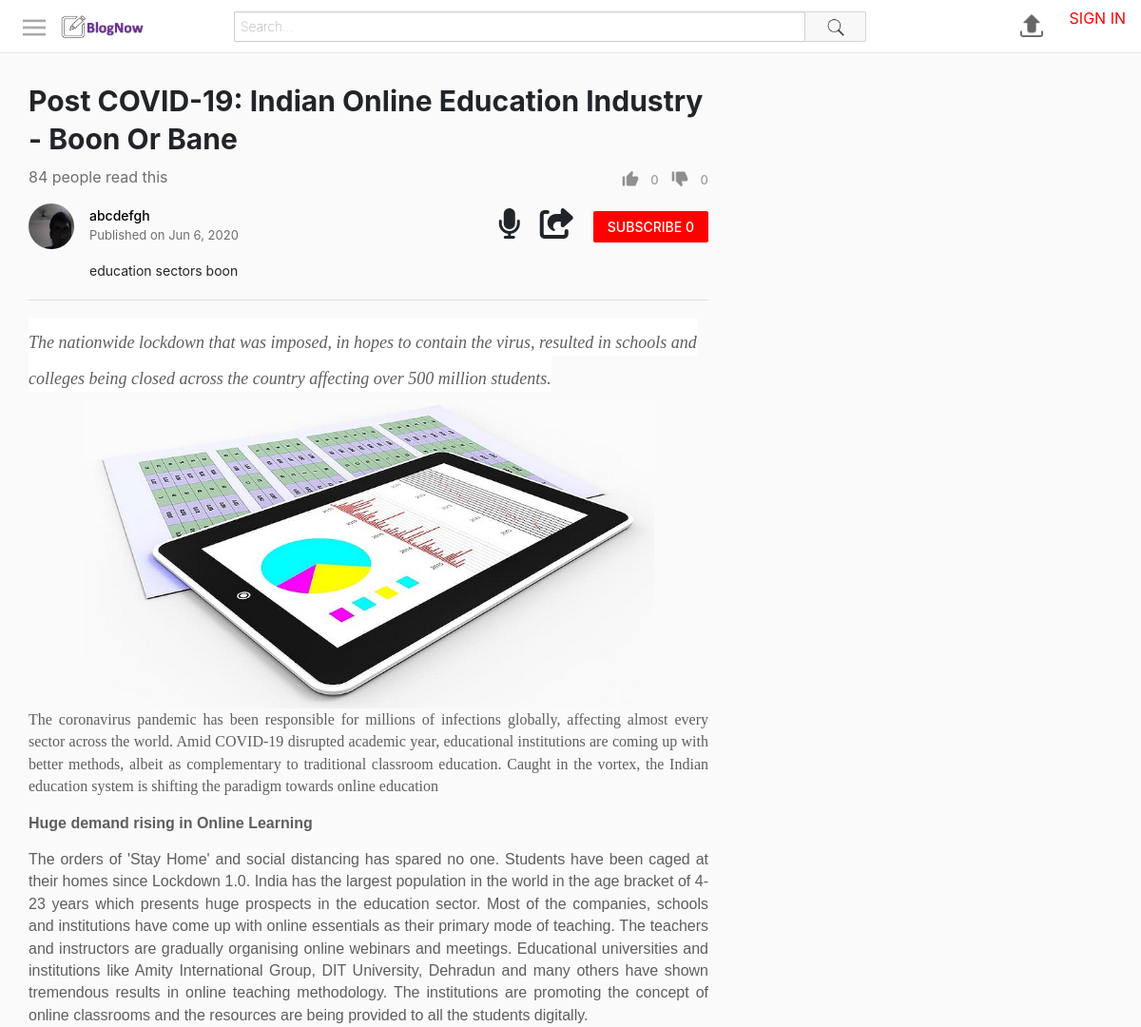
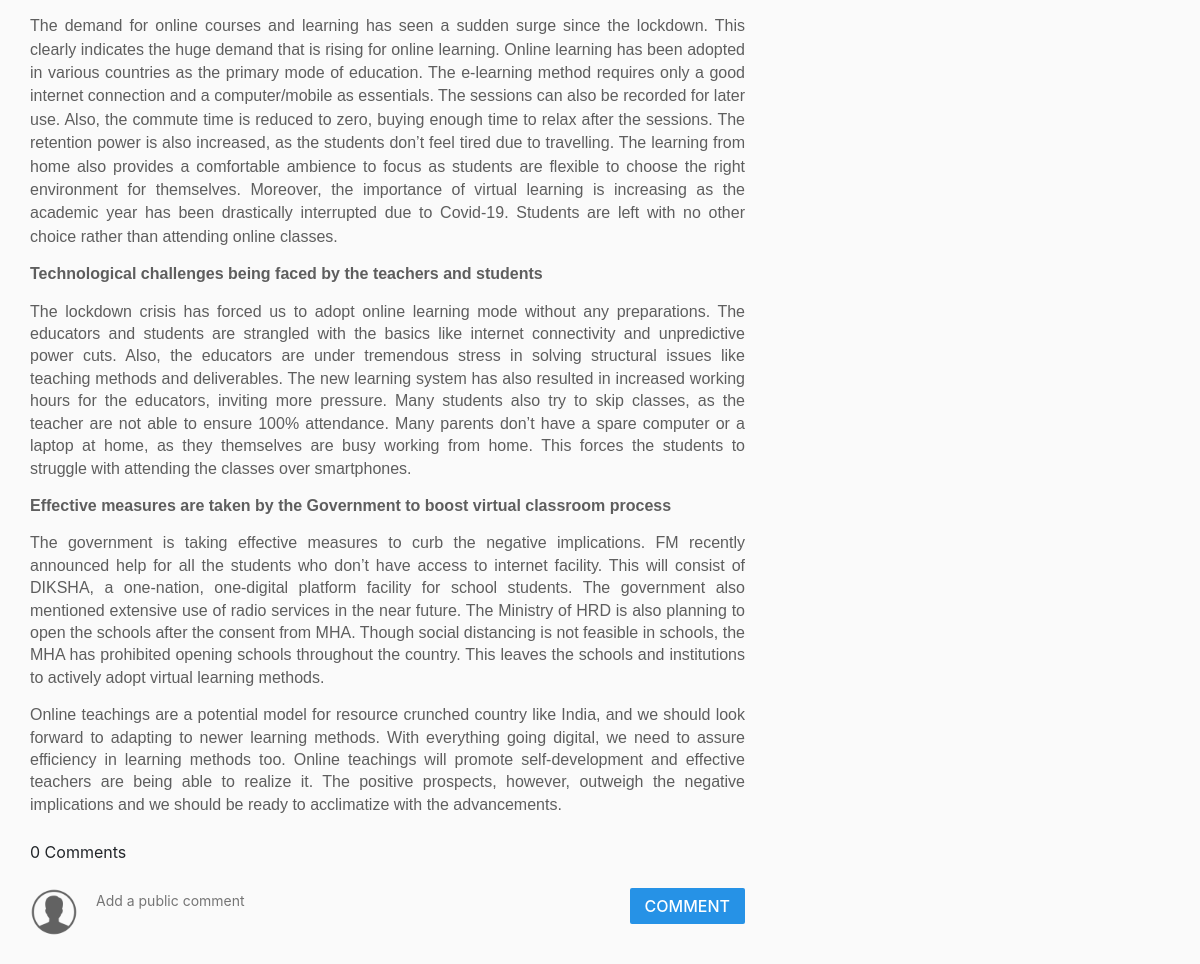
Screenshot of /read.php?id=171 with the database file from the repository (2 pictures, top to bottom).
### tables this page shows
CREATE TABLE `articles` (
  `id` int(11) NOT NULL,
  `uploadedBy` varchar(50) NOT NULL,
  `title` varchar(70) NOT NULL,
  `description` varchar(1000) NOT NULL,
  `privacy` int(11) NOT NULL,
  `category` int(11) NOT NULL,
  `uploadDate` datetime NOT NULL DEFAULT current_timestamp(),
  `views` int(11) NOT NULL,
  `length` varchar(10) NOT NULL,
  `content` varchar(10000) NOT NULL
);

CREATE TABLE `users` (
  `id` int(11) NOT NULL,
  `firstName` varchar(25) NOT NULL,
  `lastName` varchar(25) NOT NULL,
  `username` varchar(25) NOT NULL,
  `email` varchar(100) NOT NULL,
  `password` varchar(255) NOT NULL,
  `signUpDate` datetime NOT NULL DEFAULT current_timestamp(),
  `profilePic` varchar(255) NOT NULL,
  `statusPaused` int(11) NOT NULL DEFAULT 0,
  `statusPaused2` int(11) NOT NULL DEFAULT 0
);

### includes/classes/User.php (called while the page is built, shortened)
<?php
class User{
    private $con, $sqlData, $username;
    public function __construct($con, $username) {
        $this->con=$con;
        $query=$this->con->prepare("SELECT * FROM users WHERE username = :un");
        $query->bindParam(":un", $username);
        $query->execute();
        $this->sqlData=$query->fetch(PDO::FETCH_ASSOC);
        $this->username=$username;
    }
    public static function isLoggedIn() {
        return isset($_SESSION["userLoggedIn"]);
    }
    public function getUsername() {
        return $this->username;
    }
    public function getProfilePic() {
        if($this->sqlData)
            return $this->sqlData["profilePic"];
        else
            return "assets/images/profilePictures/default.png";
    }
    public function isSubscribedTo($userTo) {
        $query=$this->con->prepare("SELECT * FROM subscribers WHERE userTo=:userTo and userFrom=:userFrom");
        $query->bindParam(":userTo", $userTo);
        $query->bindParam(":userFrom", $username);
        $username = $this->getUsername();
        $query->execute();
        return $query->rowCount() > 0;
    }
    public function getSubscriberCount() {
        $query=$this->con->prepare("SELECT * FROM subscribers WHERE userTo=:userTo");
        $query->bindParam(":userTo", $username);
        $query->execute();
        return $query->rowCount();
    }
}
?>

### includes/classes/Article.php (called while the page is built, shortened)
<?php
class Article{
    private $con, $sqlData, $userLoggedInObj;
    public function __construct($con, $input, $userLoggedInObj) {
        $this->con=$con;
        $this->userLoggedInObj=$userLoggedInObj;
        if(is_array($input)){
            $this->sqlData=$input;
        }
        else{
            $query=$this->con->prepare("SELECT * FROM articles WHERE id = :id");
            $query->bindParam(":id", $input);
            $query->execute();
            $this->sqlData=$query->fetch(PDO::FETCH_ASSOC);
        }
    }
    public function getId() {
        return $this->sqlData["id"];
    }
    public function getUploadedBy() {
        return $this->sqlData["uploadedBy"];
    }
    public function getTitle() {
        return $this->sqlData["title"];
    }
    public function getDescription() {
        return $this->sqlData["description"];
    }
    public function getContent() {
        return $this->sqlData["content"];
    }
    public function getUploadDate() {
        $date=$this->sqlData["uploadDate"];
        return date("M j, Y", strtotime($date));
    }
    public function getViews() {
        return $this->sqlData["views"];
    }
    public function incrementViews() {
        $articleId=$this->getId();
        $this->sqlData["views"]=$this->sqlData["views"]+1;
    }
        public function getLikes() {
        $query=$this->con->prepare("SELECT count(*) as'count' FROM likes WHERE articleId=:articleId");
        $query->bindParam(":articleId", $articleId);
        $query->execute();
        $data=$query->fetch(PDO::FETCH_ASSOC);
        return $data["count"];
        }
        public function getDislikes() {
            $query=$this->con->prepare("SELECT count(*) as'count' FROM dislikes WHERE articleId=:articleId");
            $query->bindParam(":articleId", $articleId);
            $query->execute();
            $data=$query->fetch(PDO::FETCH_ASSOC);
            return $data["count"];
            }
            public function wasLikedBy() {
                $query=$this->con->prepare("SELECT * FROM likes WHERE username=:username and articleId=:articleId");
                $query->bindParam(":username", $username);
                $query->bindParam(":articleId", $id);
                $id=$this->getId();
                $username=$this->userLoggedInObj->getUsername();
                $query->execute();
                return $query->rowCount() >0;
            }
            public function wasDislikedBy() {
                $query=$this->con->prepare("SELECT * FROM dislikes WHERE username=:username and articleId=:articleId");
                $query->bindParam(":username", $username);
                $query->bindParam(":articleId", $id);
                $query->execute();
                return $query->rowCount() >0;
            }
}
?>

### includes/classes/ButtonProvider.php (the view, shortened to what this page needs)
<?php
class ButtonProvider {
    public static $signInFunction="notSignedIn()";
    public static function createLink($link) {
        return User::isLoggedIn() ? $link: ButtonProvider::$signInFunction;
    }
    public static function createButton($text, $imageSrc, $action, $class) {
       $image=($imageSrc==null)?"":"<img src='$imageSrc'>";
       $action=ButtonProvider::createLink($action);
        return "<button class='$class' onclick='$action' >
                    $image
                    <span class='text'>$text</span>
                </button>";
    }
    public static function createUserProfileButton($con, $username) {
        $userObj=new User($con, $username);
        $profilePic=$userObj->getProfilePic();
        $link="profile.php?username=$username";
        if($username=="") {
            $userProfile="<a onclick='notSignedIn2(this)'>";
        }
        else {
            $userProfile="<a href='$link'>";
        }
        return "$userProfile
                    <img src='$profilePic' class='profilePicture'>
                </a>";
    }
    public static function createSubscriberButton($con, $userToObj, $userLoggedInObj) {
        $userTo=$userToObj->getUsername();
        $userLoggedIn=$userLoggedInObj->getUsername();
        $isSubscribedTo=$userLoggedInObj->isSubscribedTo($userTo);
        $buttonText = $isSubscribedTo ? "SUBSCRIBED" : "SUBSCRIBE";
        $buttonText .= " " . $userToObj->getSubscriberCount();
        $buttonClass=$isSubscribedTo?"unsubscribe button":"subscribe button";
        $action="subscribe(\"$userTo\", \"$userLoggedIn\", this)";
        $button=ButtonProvider::createButton($buttonText, null, $action, $buttonClass);
        return "<div class='subscribeButtonContainer'>
                    $button
                </div>";
    }
    public static function createUserProfileNavigationButton($con, $username) {
        if(User::isLoggedIn()) {
            return ButtonProvider::createUserProfileButton($con, $username);
        }
        else {
            return "<a href='signIn.php'>
                        <span class='signInLink'>SIGN IN</span>
                    </a>";
        }
    }
}
?>

### includes/classes/ArticleInfoSection.php
<?php
require_once("includes/classes/ArticleInfoControls.php");
class  ArticleInfoSection {
    private $con, $article, $userLoggedInObj;
    public function __construct($con, $article, $userLoggedInObj) {
            $this->article=$article;
            $this->con=$con;
            $this->userLoggedInObj=$userLoggedInObj;
    }
    public function create() {
        return $this->createPrimaryInfo() . $this->createSecondaryInfo();
    }
    private function createPrimaryInfo() {
        $title=$this->article->getTitle();
        $views=$this->article->getViews();
        $articleInfoControls=new ArticleInfoControls($this->article, $this->userLoggedInObj);
        $controls=$articleInfoControls->create();
        return "<div class='articleInfo'>
                    <h1>$title</h1>
                    <div class='bottomSection'>
                        <span class='viewCount'>$views people read this</span>
                        $controls
                    </div>
                </div>";
    }
    private function createSecondaryInfo() {
        $description=$this->article->getDescription();
        $uploadDate=$this->article->getUploadDate();
        $uploadedBy=$this->article->getUploadedBy();
        $profileButton=ButtonProvider::createUserProfileButton($this->con, $uploadedBy);
        if($uploadedBy == $this->userLoggedInObj->getUsername()) {
            $actionButton=ButtonProvider::createEditArticleButton($this->article->getId());
        }
        else {
            $userToObj=new User($this->con, $uploadedBy);
            $actionButton=ButtonProvider::createSubscriberButton($this->con, $userToObj, $this->userLoggedInObj);
        }
        $btn="btn";
        $speak="<a class='iconMargin' id='speaker'>
                    <i class='fas fa-2x fa-microphone'></i>
                </a>";
        $share="<a class='iconMargin' id='$btn'>
                    <i class='fas fa-2x fa-share-square'></i>
                </a>";
        return "<div class='secondaryInfo'>
                    <div class='topRow'>
                    $profileButton
                    <div class='uploadInfo'>
                        <span class='owner'>
                            <a href='profile.php?username=$uploadedBy'>
                                $uploadedBy
                            </a>
                        </span>
                        <span class='date'>Published on $uploadDate</span>
                    </div>
                    $speak
                    $share
                    $actionButton
                    </div>
                    <div class='descriptionContainer'>
                        $description
                    </div>
                </div>";
    }
}
?>

### includes/classes/ArticleRead.php
<?php
class ArticleRead {
    private $article;
    public function __construct($article) {
            $this->article=$article;
    }
    public function create() {
        $content=$this->article->getContent();
        return "<div class='articleRead'>
                    $content
                </div>";
    }
}
?>

### assets/css/style.css (style rules this page uses)
html, body { height:100%; padding:0; margin:0; }
#mastHeadContainer .rightIcons a { vertical-align: top; }
.readLeftColumn .articleRead { width:100%; }
.articleInfo { width: 100%; padding: 20px 0 8px 0; }
.articleInfo h1 { display: block; overflow: hidden; font-size: 30px; font-weight: 750; line-height: 40px; }
.articleInfo .bottomSection { display: flex; }
.articleInfo .bottomSection .viewCount { color: rgba(17,17,17,0.6); font-size: 16px; flex: 1; }
.articleInfo .bottomSection .controls button { padding: 0; background-color: transparent; border: none; color: rgba(17,17,17,0.4); font-weight: 500; font-size: 13px; cursor: pointer; }
.articleInfo .bottomSection .controls button img { height:20px; width:20px; margin:4px 8px 8px 8px; }
.secondaryInfo .topRow { display: flex; margin-bottom: 12px; }
.profilePicture { height:100% }
.secondaryInfo .topRow .profilePicture { margin-right: 16px; width: 48px; height: 48px; border-radius: 50%; }
.secondaryInfo .topRow .uploadInfo { flex:1; display:flex; flex-direction:column; margin-right: 10px }
.secondaryInfo .topRow .uploadInfo .date { color: rgba(17,17,17,0.6); font-size:13px; font-weight:400; }
.secondaryInfo .descriptionContainer { margin-left: 64px; max-width: 615px; font-size: 14px; font-weight: 400; line-height: 21px; }
.secondaryInfo { border-bottom: 1px solid #dedede; padding-bottom: 20px; margin-bottom: 20px; }
.secondaryInfo .topRow .button { padding: 6px 15px; cursor: pointer; font-weight: 500; border-radius: 2px; border: none; font-size: 14px; }
.secondaryInfo .topRow .subscribeButtonContainer, .secondaryInfo .topRow .editArticleButtonContainer { display: flex; flex-direction: column; justify-content: center; }
.subscribeButtonContainer .subscribe { background-color:#f00; color:#fff }
.secondaryInfo .topRow .uploadInfo .owner a { font-size:14px; font-weight:500; color:#000; }
.commentSection .header .commentForm .profilePicture, .commentSection .comment .profilePicture, .commentForm .profilePicture { margin-right: 16px; width: 48px; height: 48px; border-radius: 50%; }
.commentSection .header .commentForm .postComment, .itemContainer .commentForm .postComment, .itemContainer .commentForm .cancelComment { height: 36px; background-color: #2692e6; color:#fff; font-weight: 500; border:none; padding: 0 15px; border-radius: 2px; }
.signInLink { color: #f00; margin-left: 15px; }
.iconMargin { margin-top: 5px; margin-right: 20px; cursor: pointer; }
* { box-sizing: border-box; }

### rows the page displays
articles: title "Post COVID-19: Indian Online Education Industry - Boon Or Bane", uploadedBy "abcdefgh", uploadDate "Jun 6, 2020", description "education sectors boon", content "The nationwide lockdown that was imposed, in hopes to contain the virus, resulted in schools and colleges being closed across the country affecting over 500 million students. The coronavirus pandemic has been responsible for millions of infections globally, affecting almost every sector across the world. Amid COVID-19 disrupted academic year, educational institutions are coming up with better methods, albeit as complementary to traditional classroom education. Caught in the vortex, the Indian education system is shifting the paradigm towards online education Huge demand rising in Online Learning The orders of 'Stay Home' and social distancing has spared no one. Students have been caged at…", content (picture)
users: profilePic (picture)

### other values shown
$views "84"
$text "0 0 SUBSCRIBE 0 COMMENT"
$numComments "0"
